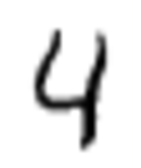
#> input picture Resources/4.png, 141 x 168 px
$ python '19. morphological_transformation.py'
#> lines starting #> are read from the running program, lines starting #| are printed output that depends on the picture; after the words box and inside, x2 and y2 are one past the last pixel; in counts of white or black regions, pixels touching at a corner belong together
import cv2
import numpy as np
from matplotlib import pyplot as plt


img = cv2.imread("Resources/4.png", 0)
#> img is the input picture: shape (168, 141); min 0, max 255, mean 230.3

# ret, binary = cv2.threshold(img, 220, 255, cv2.THRESH_BINARY)
binary = cv2.adaptiveThreshold(img, 255, cv2.ADAPTIVE_THRESH_MEAN_C, cv2.THRESH_BINARY, 11, 2)
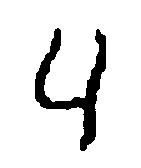
#> binary: shape (168, 141); 89.9% white; 1 black region, box (x1, y1, x2, y2) and area: (35, 28, 106, 151) 2391
kernal = np.ones((2, 2), np.uint8)

# A pixel element is ‘1’ if atleast one pixel under the kernel is ‘1’.
dilated = cv2.dilate(binary, kernal, iterations=2)
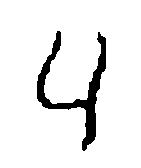
#> dilated: shape (168, 141); 92.4% white; 1 black region, box (x1, y1, x2, y2) and area: (37, 31, 106, 151) 1794

# A pixel in the original image (either 1 or 0) will be considered 1 only if all the pixels
# under the kernel is 1, otherwise it is eroded (made to zero).
erosion = cv2.erode(binary, kernal, iterations=1)
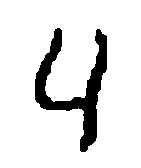
#> erosion: shape (168, 141); 88.6% white; 1 black region, box (x1, y1, x2, y2) and area: (35, 28, 107, 152) 2694

# Erosion followed by dilation
opening = cv2.morphologyEx(binary, cv2.MORPH_OPEN, kernal)
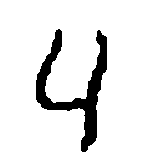
#> opening: shape (168, 141); 89.9% white; 1 black region, box (x1, y1, x2, y2) and area: (36, 29, 107, 152) 2393

# Dilation followed by erosion
closing = cv2.morphologyEx(binary, cv2.MORPH_CLOSE, kernal)
#> closing: shape (168, 141); 89.9% white; 1 black region, box (x1, y1, x2, y2) and area: (36, 29, 107, 152) 2388

# Difference between image and opening
tophat = cv2.morphologyEx(binary, cv2.MORPH_TOPHAT, kernal)
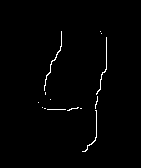
#> tophat: shape (168, 141); 1.1% white in thin lines or dots, all inside (x1, y1, x2, y2) = (38, 31, 107, 152)

# Difference between closing and image
blackhat = cv2.morphologyEx(binary, cv2.MORPH_BLACKHAT, kernal)
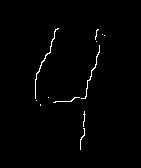
#> blackhat: shape (168, 141); 1.1% white in thin lines or dots, all inside (x1, y1, x2, y2) = (35, 28, 105, 150)

# Difference between dilation and erosion
gradient = cv2.morphologyEx(binary, cv2.MORPH_GRADIENT, kernal)
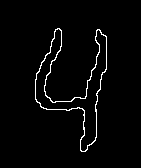
#> gradient: shape (168, 141); 2.5% white in thin lines or dots, all inside (x1, y1, x2, y2) = (35, 28, 107, 152)


cv2.imshow("dilated", dilated)
cv2.imshow("erosion", erosion)
cv2.imshow("opening", opening)
cv2.imshow("closing", closing)
cv2.imshow("tophat", tophat)
cv2.imshow("blackhat", blackhat)
cv2.imshow("gradient", gradient)
cv2.imshow("Original", img)
cv2.waitKey(0)
cv2.destroyAllWindows()


# [11 lines of commented-out code are left out]

$ run again, with Resources/chess.png copied over Resources/4.png
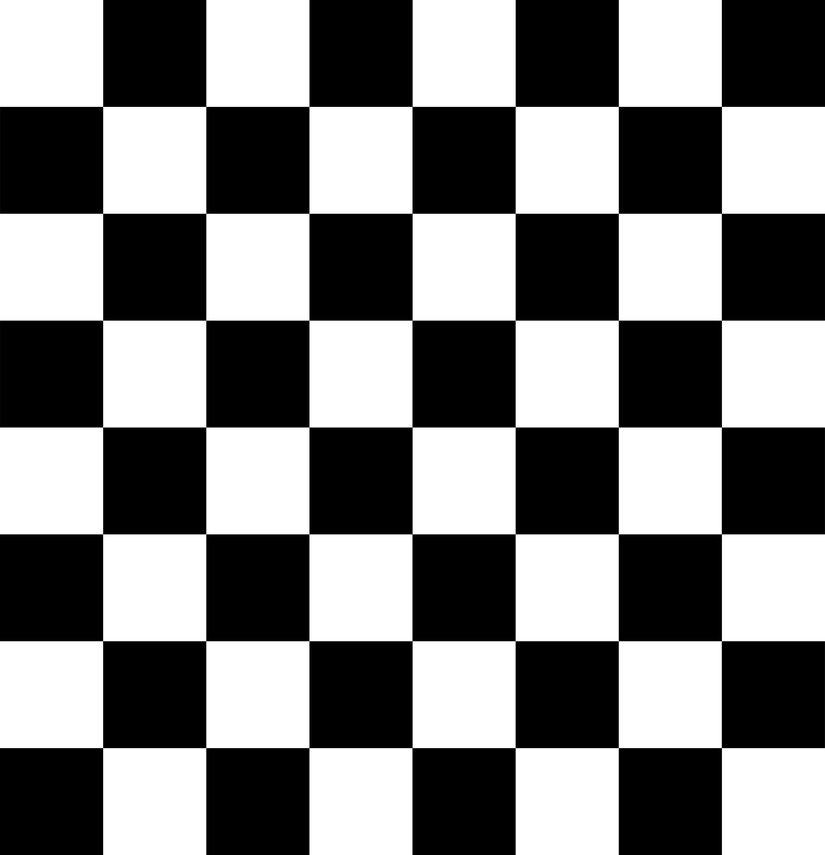
#> input picture Resources/chess.png, 825 x 855 px, shrunk from 3595 x 3723 before the run
#> img is the input picture: shape (855, 825); min 0, max 255, mean 127.5
#> `binary = cv2.adaptiveThreshold(img, 255, cv2.ADAPTIVE_THRESH_MEAN_C, c..`:
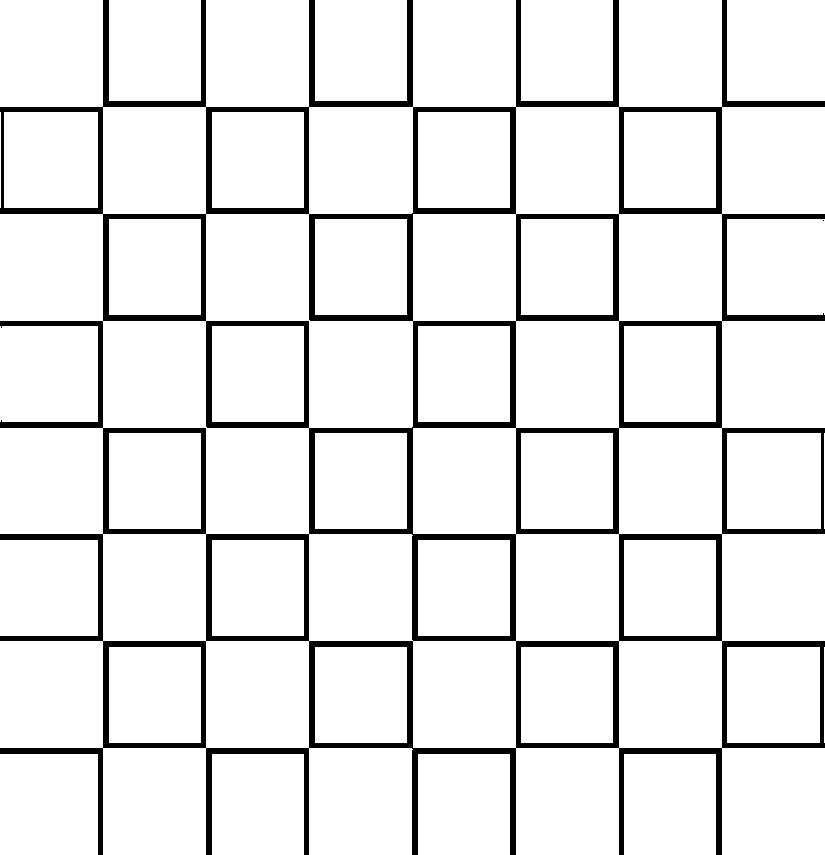
#> binary: shape (855, 825); 91.1% white; 2 black regions (1 under 20 px), largest, box (x1, y1, x2, y2) and area: (0, 0, 825, 855) 62892
#> dilated: shape (855, 825); 94.3% white; 32 black regions, largest, box (x1, y1, x2, y2) and area: (311, 643, 413, 748) 1498, (311, 216, 413, 321) 1497, (414, 536, 516, 641) 1495
#> erosion: shape (855, 825); 89.5% white; 1 black region, box (x1, y1, x2, y2) and area: (0, 0, 825, 855) 74353
#> opening: shape (855, 825); 91.1% white; 1 black region, box (x1, y1, x2, y2) and area: (0, 0, 825, 855) 62900
#> closing: shape (855, 825); 91.1% white; 1 black region, box (x1, y1, x2, y2) and area: (0, 0, 825, 855) 62883
#> tophat: shape (855, 825); 1.6% white in thin lines or dots
#> blackhat: shape (855, 825); 1.6% white in thin lines or dots
#> `gradient = cv2.morphologyEx(binary, cv2.MORPH_GRADIENT, kernal)`:
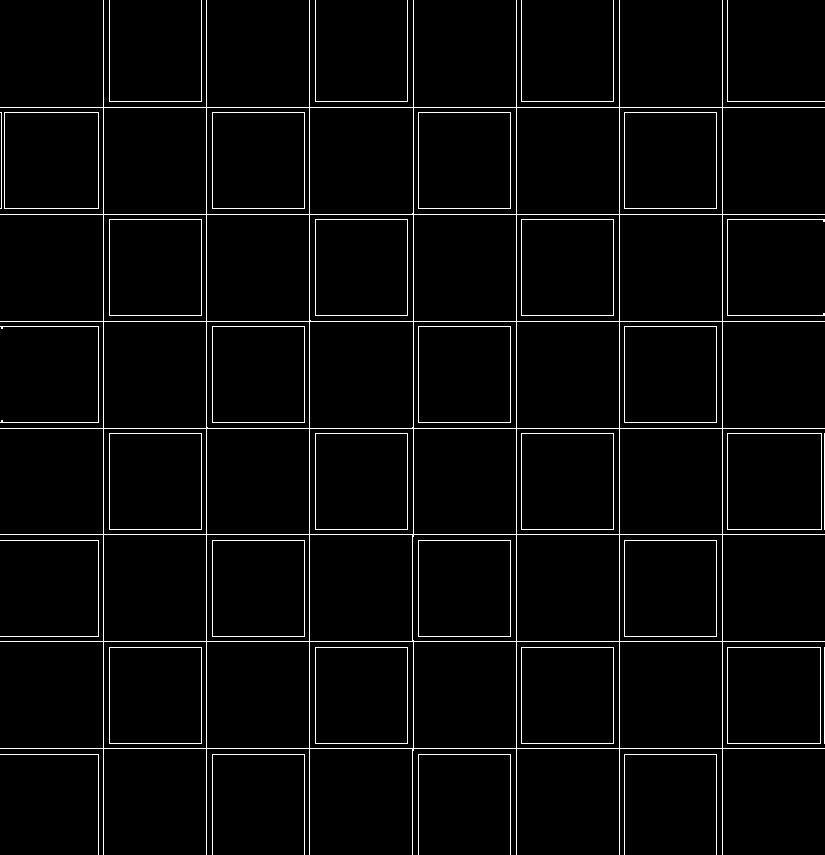
#> gradient: shape (855, 825); 3.3% white in thin lines or dots
